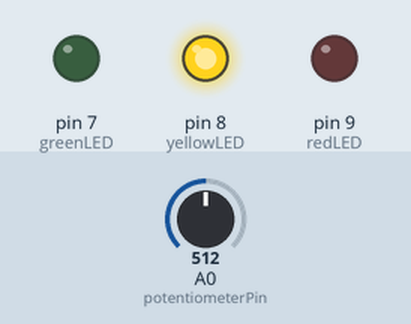
The sketch below on a simulated Arduino Uno, built with avr-gcc and run on an emulated ATmega328P. Parts: output pins drawn as LEDs (lit = HIGH). The test bench sets the inputs (shaded band); at power-on: A0 (potentiometerPin) = 512.

Above: at 1.3 s.
1.4 s: A0 (potentiometerPin) set to 350
2.9 s: A0 (potentiometerPin) set to 328
At 4.0 s:
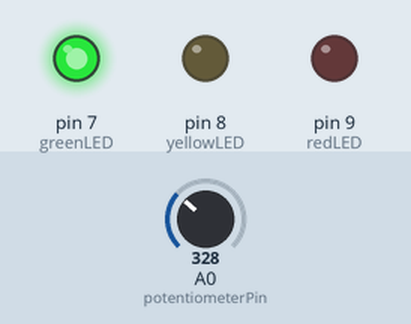
4.5 s: A0 (potentiometerPin) set to 692
At 5.1 s:
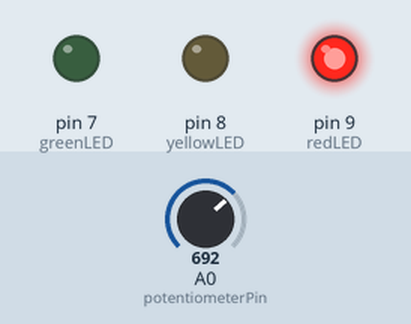
6.0 s: A0 (potentiometerPin) set to 675
At 6.3 s:
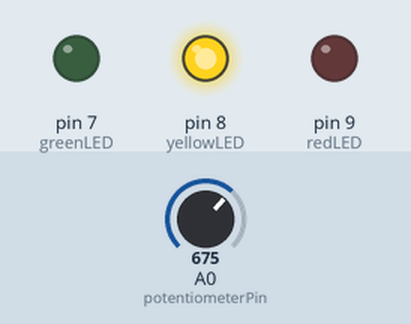
7.5 s: A0 (potentiometerPin) set to 693
At 8.7 s:
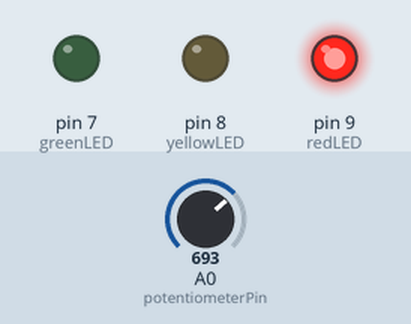
Timing chart, 0 to 10.0 s (numbered marks = the images above; inputs shaded):
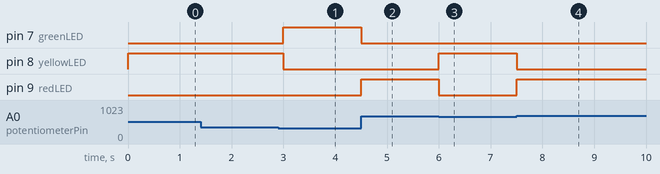

The sketch:

2.ino
```cpp
const int greenLED = 7;           // 綠燈接腳
const int yellowLED = 8;          // 黃燈接腳
const int redLED = 9;             // 紅燈接腳
const int potentiometerPin = A0;  // 電位器接腳

void setup() {
    pinMode(greenLED, OUTPUT);
    pinMode(yellowLED, OUTPUT);
    pinMode(redLED, OUTPUT);
}

void loop() {
    int sensorValue = analogRead(potentiometerPin);  // 讀取電位器值

    // 關閉所有燈
    digitalWrite(greenLED, LOW);
    digitalWrite(yellowLED, LOW);
    digitalWrite(redLED, LOW);

    // 根據電位器的值控制不同燈的亮起
    if (sensorValue >= 0 && sensorValue <= 341) {
        digitalWrite(greenLED, HIGH);  // 亮綠燈
    } else if (sensorValue >= 342 && sensorValue <= 682) {
        digitalWrite(yellowLED, HIGH);  // 亮黃燈
    } else if (sensorValue >= 683 && sensorValue <= 1023) {
        digitalWrite(redLED, HIGH);  // 亮紅燈
    }

    delay(500);  // 亮暗之間的距離 0.5 秒
}
```

Measured:
- the behaviour switches between 342 and 341 on A0 (potentiometerPin) (found by bisection; images 0 and 1)
- the behaviour switches between 683 and 682 on A0 (potentiometerPin) (found by bisection; images 2 and 3)
- after the input at 2.9 s, pin 7 (greenLED): LOW → HIGH after 0.10 s; pin 8 (yellowLED): HIGH → LOW after 0.10 s
- after the input at 4.5 s, pin 7 (greenLED): HIGH → LOW at once; pin 9 (redLED): LOW → HIGH at once
- after the input at 6.0 s, pin 8 (yellowLED): LOW → HIGH at once; pin 9 (redLED): HIGH → LOW at once
- after the input at 7.5 s, pin 8 (yellowLED): HIGH → LOW at once; pin 9 (redLED): LOW → HIGH at once
